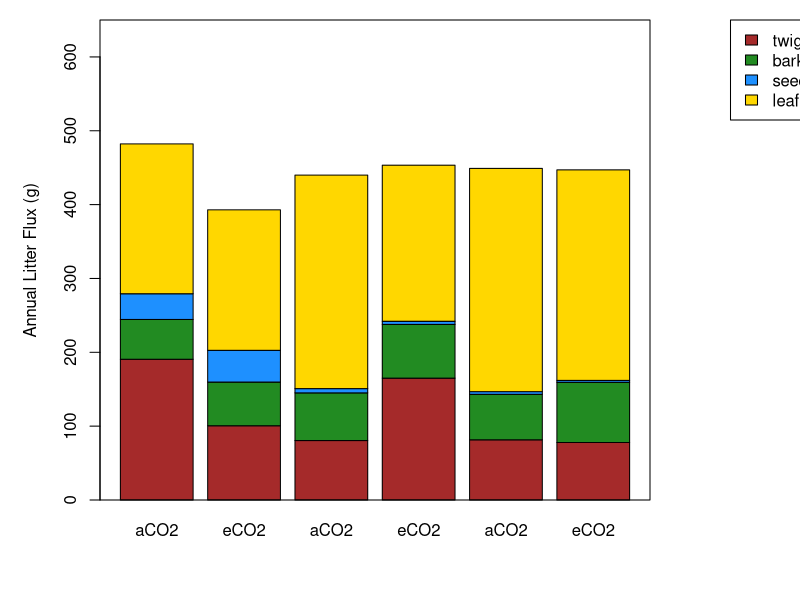

Generate this figure with R:
#litter data

litter <- read.csv("FACE/data/face_litter.csv")
  litter$Date <- as.Date(litter$Date, format= "%d/%m/%Y")
  litter$year <- as.factor(lubridate::year(litter$Date))
  litter$ring <- as.factor(litter$ring)
  litter$treatment <- as.factor(ifelse(litter$ring == 2 |
                             litter$ring == 3 |
                             litter$ring == 6,
                             "aCO2", "eCO2"))
  
  
##EAC litter trap is .2m^2. 
##How should we scale up to 1m^2? We can do this at the end
##To get annual average total lets take the mean of litter traps
##at each time point.  Then add up the time points?
  
library(doBy)
litter_mean_trap <- summaryBy(twig + bark+ seed + leaf ~ year + Date + ring +treatment, 
                    data=litter, FUN=mean, na.rm=TRUE, keep.names = TRUE) 

#now we have mean trap collection for each time point
#lets calculate the annual litter production

litter_annual <- summaryBy(twig + bark+ seed + leaf ~ year + ring + treatment, 
                 data=litter, FUN=sum, na.rm=TRUE, keep.names = TRUE)

litter_carbon<- data.frame(litter_annual[1:3], litter_annual[,4:7]*.47)

# litter_gCm2<- data.frame(litter_annual[1], litter_carbon[,2:5]*25)


litter_co2 <- summaryBy(twig + bark + seed + leaf ~ year +treatment, 
                        data=litter_carbon, FUN=mean, keep.names = TRUE)

litter_co2$total_litter <- with(litter_co2, twig+bark+seed+leaf)

litter_fum <- litter_co2[litter_co2$year != 2020,]

litter_bar <-litter_fum[,3:6]
cols <- c("brown", "forestgreen", "dodgerblue", "gold")

par(mar = c(5, 5, 1, 7.5), xpd = TRUE)
barplot(t(as.matrix(litter_bar)), names.arg=litter_fum[,2], width=2, xlab= "", 
        ylab="Annual Litter Flux (g)", col=cols, ylim=c(0, 650))
box()
legend("topright", inset = c(-0.3, 0), fill = cols, 
       legend=colnames(litter_bar), cex=1)
text(round(litter_co2[,7],0), y=6100, x=c(1.4,3.8, 6.2, 8.6))
